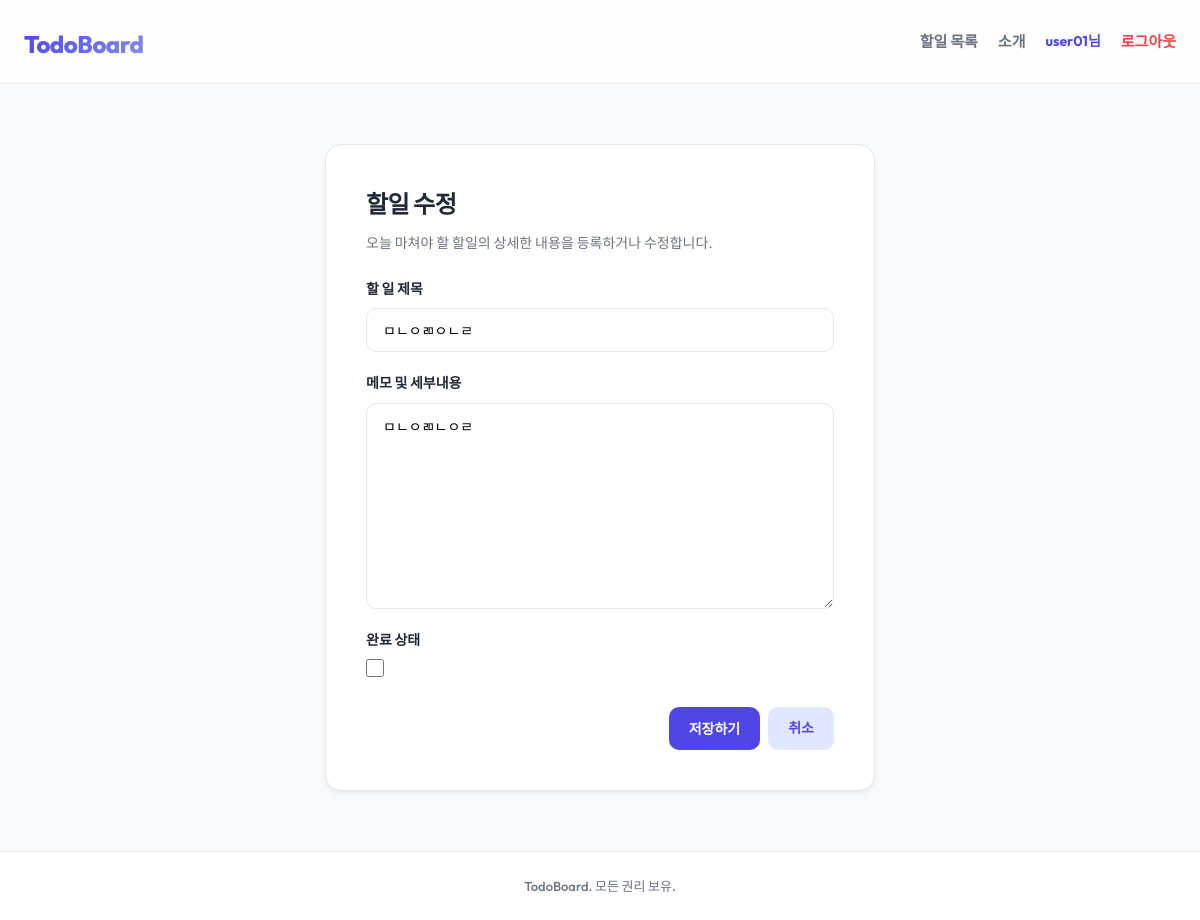
The page /5/update/ (signed in) on the database its author committed.
### todos/models.py (models this page shows, shortened)
class CustomUser(AbstractUser):
    nickname = models.CharField(max_length=50, blank=True)

class Todo(models.Model):
    image = models.ImageField(upload_to='todos/images/', blank=True, null=True)
    author = models.ForeignKey(
        settings.AUTH_USER_MODEL,
        on_delete=models.CASCADE,
        related_name='todos',
        null=True,
        blank=True
    )
    title = models.CharField(max_length=200)
    content = models.TextField(blank=True)
    is_completed = models.BooleanField(default=False)
    created_at = models.DateTimeField(auto_now_add=True)
    updated_at = models.DateTimeField(auto_now=True)

### todos/views.py (the view)
# urls.py: path('<int:pk>/update/', views.todo_update, name='todo_update'),
@login_required
def todo_update(request, pk):
    todo = get_object_or_404(Todo, pk=pk)
    if todo.author != request.user:
        return HttpResponseForbidden("본인의 할일만 수정할 수 있습니다.")
    if request.method == 'POST':
        form = TodoForm(request.POST, instance=todo)
        if form.is_valid():
            form.save()
            return redirect('todos:todo_list')
    else:
        form = TodoForm(instance=todo)
    return render(request, 'todos/todo_form.html', {'form': form, 'action': '수정'})

### todos/forms.py
class TodoForm(forms.ModelForm):
    class Meta:
        model = Todo
        fields = ['title', 'content', 'is_completed']
        widgets = {
            'title': forms.TextInput(attrs={
                'class': 'form-input',
                'placeholder': '할 일을 입력하세요 (예: 파이썬 복습하기)'
            }),
            'content': forms.Textarea(attrs={
                'class': 'form-input form-textarea',
                'placeholder': '상세한 할 일 설명이나 메모를 적어주세요'
            }),
            'is_completed': forms.CheckboxInput(attrs={
                'class': 'form-checkbox'
            })
        }
        labels = {
            'title': '할 일 제목',
            'content': '메모 및 세부내용',
            'is_completed': '완료 상태'
        }

### todos/templates/todos/todo_form.html (shortened to what this page needs)
{% extends 'todos/base.html' %}
{% block content %}
<div class="form-container">
    <div class="form-card">
        <h2 class="form-title">할일 {{ action }}</h2>
        <p class="form-desc">오늘 마쳐야 할 할일의 상세한 내용을 등록하거나 수정합니다.</p>
        <form method="post" class="todo-form-body">
            {% for field in form %}
                <div class="form-group">
                    <label for="{{ field.id_for_label }}" class="form-label">{{ field.label }}</label>
                    {{ field }}
                </div>
            {% endfor %}
            <div class="form-actions">
                <button type="submit" class="btn btn-primary">저장하기</button>
                <a href="{% url 'todos:todo_list' %}" class="btn btn-secondary">취소</a>
            </div>
        </form>
    </div>
</div>
{% endblock %}

### todos/templates/todos/base.html (shortened to what this page needs)
{% load static %}
<!DOCTYPE html>
<html lang="ko">
<head>
    <link rel="stylesheet" href="{% static 'todos/css/style.css' %}">
</head>
<body>
    <header class="app-header">
        <div class="header-container">
            <h1 class="logo"><a href="{% url 'todos:todo_list' %}">TodoBoard</a></h1>
            <nav class="nav-links" style="display: flex; align-items: center; gap: 20px;">
                <a href="{% url 'todos:todo_list' %}" class="nav-item">할일 목록</a>
                <a href="{% url 'todos:about' %}" class="nav-item">소개</a>
                {% if user.is_authenticated %}
                    <span class="user-greeting" style="font-weight: 700; color: var(--primary-color); font-size: 14px;">
                        {{ user.nickname|default:user.username }}님
                    </span>
                    <a href="{% url 'todos:logout' %}" class="nav-item" style="color: #ef4444;">로그아웃</a>
                {% else %}
                    <a href="{% url 'todos:login' %}" class="nav-item">로그인</a>
                    <a href="{% url 'todos:signup' %}" class="nav-item">회원가입</a>
                {% endif %}
            </nav>
        </div>
    </header>
    <main class="app-main">
        <div class="main-container">
            {% block content %}
            {% endblock %}
        </div>
    </main>
    <footer class="app-footer">
        <div class="footer-container">
            <p>TodoBoard. 모든 권리 보유.</p>
        </div>
    </footer>
</body>
</html>

### todos/static/todos/css/style.css (style rules this page uses)
:root { --primary-color: #4f46e5; --primary-hover: #4338ca; --primary-light: #e0e7ff; --success-color: #10b981; --success-bg: #d1fae5; --warning-color: #f59e0b; --warning-bg: #fef3c7; --text-main: #1f2937; --text-muted: #6b7280; --bg-main: #f9fafb; --bg-card: #ffffff; --border-color: #e5e7eb; --border-radius-lg: 16px; --border-radius-md: 10px; --shadow-sm: 0 1px 3px rgba(0, 0, 0, 0.05); --shadow-md: 0 4px 6px -1px rgba(0, 0, 0, 0.05), 0 2px 4px -1px rgba(0, 0, 0, 0.03); --shadow-lg: 0 10px 15px -3px rgba(0, 0, 0, 0.05), 0 4px 6px -2px rgba(0, 0, 0, 0.02); }
* { margin: 0; padding: 0; box-sizing: border-box; }
body { font-family: 'Outfit', 'Noto Sans KR', sans-serif; background-color: var(--bg-main); color: var(--text-main); line-height: 1.6; display: flex; flex-direction: column; min-height: 100vh; }
a { color: inherit; text-decoration: none; }
.app-header { background-color: rgba(255, 255, 255, 0.8); backdrop-filter: blur(12px); border-bottom: 1px solid var(--border-color); position: sticky; top: 0; z-index: 100; }
.header-container { max-width: 1200px; margin: 0 auto; padding: 16px 24px; display: flex; justify-content: space-between; align-items: center; }
.logo a { font-size: 24px; font-weight: 800; background: linear-gradient(135deg, var(--primary-color), #818cf8); -webkit-background-clip: text; -webkit-text-fill-color: transparent; letter-spacing: -0.5px; }
.nav-links { display: flex; gap: 24px; }
.nav-item { font-weight: 600; font-size: 15px; color: var(--text-muted); transition: color 0.2s ease; }
.app-main { flex: 1; padding: 40px 24px; }
.main-container { max-width: 1000px; margin: 0 auto; }
.btn { display: inline-flex; align-items: center; justify-content: center; padding: 10px 20px; font-size: 14px; font-weight: 700; border-radius: var(--border-radius-md); cursor: pointer; transition: all 0.2s ease; border: none; text-decoration: none; }
.btn-primary { background-color: var(--primary-color); color: #ffffff; }
.btn-secondary { background-color: var(--primary-light); color: var(--primary-color); margin-left: 8px; }
.form-container { display: flex; justify-content: center; align-items: center; padding: 20px 0; }
.form-card { background-color: var(--bg-card); border: 1px solid var(--border-color); border-radius: var(--border-radius-lg); padding: 40px; width: 100%; max-width: 550px; box-shadow: var(--shadow-md); }
.form-title { font-size: 24px; font-weight: 800; margin-bottom: 8px; letter-spacing: -0.5px; }
.form-desc { color: var(--text-muted); font-size: 14px; margin-bottom: 24px; }
.todo-form-body { display: flex; flex-direction: column; gap: 20px; }
.form-group { display: flex; flex-direction: column; gap: 8px; }
.form-label { font-size: 14px; font-weight: 700; color: var(--text-main); }
.form-input { width: 100%; padding: 12px 16px; border: 1px solid var(--border-color); border-radius: var(--border-radius-md); font-family: inherit; font-size: 14px; outline: none; transition: border-color 0.2s ease; }
.form-textarea { min-height: 120px; resize: vertical; }
.form-checkbox { width: 18px; height: 18px; cursor: pointer; accent-color: var(--primary-color); }
.form-actions { margin-top: 10px; display: flex; justify-content: flex-end; }
.app-footer { background-color: #ffffff; border-top: 1px solid var(--border-color); padding: 24px; text-align: center; color: var(--text-muted); font-size: 13px; font-weight: 500; }
.footer-container { max-width: 1200px; margin: 0 auto; }

### rows shown on the page
CustomUser: nickname "user01"
Todo: form "ㅁㄴㅇㄻㅇㄴㄹ" "ㅁㄴㅇㄻㄴㅇㄹ"

### other values the page prints
{{ action }} "수정"
{{ field.label }} "할 일 제목" "메모 및 세부내용" "완료 상태"
